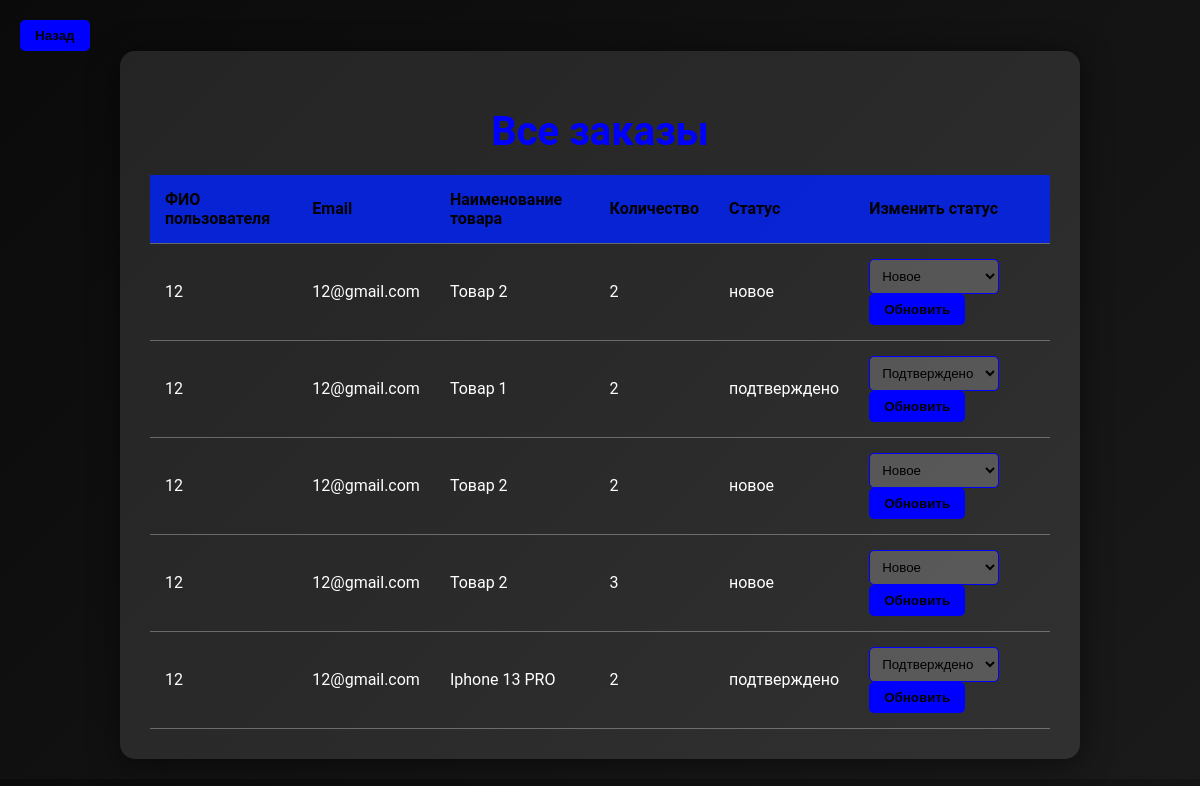
Screenshot of /admin_orders.php (signed in) with the database file from the repository.
### tables this page shows
CREATE TABLE `orders` (
  `id` int NOT NULL,
  `user_id` int NOT NULL,
  `product_name` varchar(100) NOT NULL,
  `quantity` int NOT NULL,
  `delivery_address` varchar(255) NOT NULL,
  `status` enum('новое','подтверждено','отменено') DEFAULT 'новое'
);

CREATE TABLE `users` (
  `id` int NOT NULL,
  `username` varchar(50) NOT NULL,
  `password` varchar(255) NOT NULL,
  `full_name` varchar(100) NOT NULL,
  `phone` varchar(20) DEFAULT NULL,
  `email` varchar(100) NOT NULL,
  `role` enum('user','admin') NOT NULL DEFAULT 'user'
);

### admin_orders.php (the view, shortened to what this page needs)
<?php
require 'db_connection.php';
$query = "SELECT o.*, u.full_name, u.email FROM orders o JOIN users u ON o.user_id = u.id";
$stmt = $pdo->query($query);
$orders = $stmt->fetchAll(PDO::FETCH_ASSOC);
?>
<!DOCTYPE html>
<html lang="ru">
<head>
    <link rel="stylesheet" href="style.css">
</head>
<body>
<button type="submit" onclick="document.location='index.php'">Назад</button>
    <div class="container">
        <h1>Все заказы</h1>
        <table>
            <tr>
                <th>ФИО пользователя</th>
                <th>Email</th>
                <th>Наименование товара</th>
                <th>Количество</th>
                <th>Статус</th>
                <th>Изменить статус</th>
            </tr>
            <?php if (empty($orders)): ?>
                <tr>
                    <td colspan="6">Нет заказов для отображения.</td>
                </tr>
            <?php else: ?>
                <?php foreach ($orders as $order): ?>
                    <tr>
                        <td><?php echo htmlspecialchars($order['full_name']); ?></td>
                        <td><?php echo htmlspecialchars($order['email']); ?></td>
                        <td><?php echo htmlspecialchars($order['product_name']); ?></td>
                        <td><?php echo htmlspecialchars($order['quantity']); ?></td>
                        <td><?php echo htmlspecialchars($order['status']); ?></td>
                        <td>
                            <form action="admin_orders.php" method="POST">
                                <select name="status" required>
                                    <option value="новое" <?php echo $order['status'] == 'новое' ? 'selected' : ''; ?>>Новое</option>
                                    <option value="подтверждено" <?php echo $order['status'] == 'подтверждено' ? 'selected' : ''; ?>>Подтверждено</option>
                                </select>
                                <button type="submit">Обновить</button>
                            </form>
                        </td>
                    </tr>
                <?php endforeach; ?>
            <?php endif; ?>
        </table>
    </div>
</body>
</html>

### style.css (style rules this page uses)
body { font-family: 'Roboto', sans-serif; background: linear-gradient(135deg, #0a0a0a, #1a1a1a); margin: 0; padding: 20px; color: #ffffff; }
.container { max-width: 900px; margin: 0 auto; background: rgba(255, 255, 255, 0.1); padding: 30px; border-radius: 15px; box-shadow: 0 4px 30px rgba(0, 0, 0, 0.5); }
h1 { text-align: center; font-size: 2.5em; color: #0000ff; margin-bottom: 20px; }
table { width: 100%; border-collapse: collapse; margin-top: 20px; }
th, td { padding: 15px; text-align: left; border-bottom: 1px solid rgba(255, 255, 255, 0.3); }
th { background-color: rgba(0, 34, 255, 0.8); color: #000; font-weight: bold; }
form { display: inline-block; }
select { padding: 8px; margin-right: 5px; border: 1px solid #0000ff; border-radius: 5px; background-color: rgba(255, 255, 255, 0.2); color: #000000; }
button { background-color: #0000ff; color: #000; border: none; padding: 8px 15px; border-radius: 5px; cursor: pointer; font-weight: bold; transition: background-color 0.3s ease, transform 0.2s ease; }

### rows the page displays
orders: user.full_name "12", user.email "12@gmail.com", product_name "Товар 2", quantity "2", status "новое", status "Новое"
orders: user.full_name "12", user.email "12@gmail.com", product_name "Товар 1", quantity "2", status "подтверждено", status "Подтверждено"
orders: user.full_name "12", user.email "12@gmail.com", product_name "Товар 2", quantity "2", status "новое", status "Новое"
orders: user.full_name "12", user.email "12@gmail.com", product_name "Товар 2", quantity "3", status "новое", status "Новое"
orders: user.full_name "12", user.email "12@gmail.com", product_name "Iphone 13 PRO", quantity "2", status "подтверждено", status "Подтверждено"
